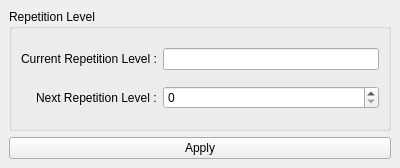
<?xml version="1.0" encoding="UTF-8"?>
<ui version="4.0">
 <class>RepetitionLevelControl</class>
 <widget class="QDockWidget" name="RepetitionLevelControl">
  <property name="geometry">
   <rect>
    <x>0</x>
    <y>0</y>
    <width>400</width>
    <height>168</height>
   </rect>
  </property>
  <property name="windowTitle">
   <string>Repetition Level Control</string>
  </property>
  <widget class="QWidget" name="dockWidgetContents">
   <layout class="QGridLayout" name="gridLayout">
    <item row="0" column="0">
     <widget class="QGroupBox" name="repetitionLevelGBox">
      <property name="title">
       <string>Repetition Level</string>
      </property>
      <layout class="QGridLayout" name="gridLayout_2">
       <item row="0" column="0" alignment="Qt::AlignRight">
        <widget class="QLabel" name="currentRepetitionLevelLbl">
         <property name="text">
          <string>Current Repetition Level :</string>
         </property>
        </widget>
       </item>
       <item row="0" column="1">
        <widget class="QLineEdit" name="currentRepetitionLevelLEdit"/>
       </item>
       <item row="1" column="0" alignment="Qt::AlignRight">
        <widget class="QLabel" name="nextRepetitionLevelLbl">
         <property name="text">
          <string>Next Repetition Level :</string>
         </property>
        </widget>
       </item>
       <item row="1" column="1">
        <widget class="QSpinBox" name="nextRepetitionLevelSBox"/>
       </item>
      </layout>
     </widget>
    </item>
    <item row="1" column="0">
     <widget class="QPushButton" name="applyPBtn">
      <property name="text">
       <string>Apply</string>
      </property>
     </widget>
    </item>
   </layout>
  </widget>
 </widget>
 <resources/>
 <connections/>
</ui>
